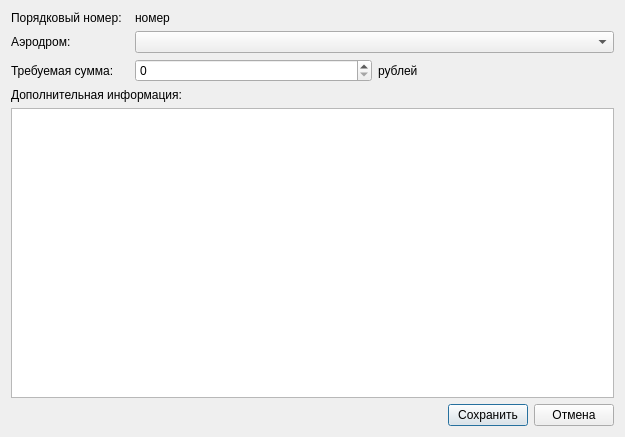
<?xml version="1.0" encoding="UTF-8"?>
<ui version="4.0">
 <class>FlightAssignEditDestinationDialog</class>
 <widget class="QDialog" name="FlightAssignEditDestinationDialog">
  <property name="geometry">
   <rect>
    <x>0</x>
    <y>0</y>
    <width>625</width>
    <height>437</height>
   </rect>
  </property>
  <property name="windowTitle">
   <string>Dialog</string>
  </property>
  <layout class="QGridLayout" name="gridLayout_3">
   <item row="0" column="0" colspan="2">
    <layout class="QGridLayout" name="gridLayout">
     <item row="1" column="0">
      <widget class="QLabel" name="lAirdrome">
       <property name="text">
        <string>Аэродром:</string>
       </property>
      </widget>
     </item>
     <item row="1" column="1" colspan="4">
      <widget class="QComboBox" name="cbAirdrome"/>
     </item>
     <item row="2" column="0">
      <widget class="QLabel" name="lSumm">
       <property name="text">
        <string>Требуемая сумма:</string>
       </property>
      </widget>
     </item>
     <item row="2" column="1" colspan="2">
      <widget class="QSpinBox" name="sbSumm"/>
     </item>
     <item row="2" column="3" colspan="2">
      <widget class="QLabel" name="lQuantity">
       <property name="text">
        <string>рублей</string>
       </property>
      </widget>
     </item>
     <item row="0" column="0">
      <widget class="QLabel" name="lNumber">
       <property name="text">
        <string>Порядковый номер: </string>
       </property>
      </widget>
     </item>
     <item row="0" column="1" colspan="4">
      <widget class="QLabel" name="lNumberValue">
       <property name="text">
        <string>номер</string>
       </property>
      </widget>
     </item>
    </layout>
   </item>
   <item row="1" column="0">
    <widget class="QLabel" name="lInfo">
     <property name="text">
      <string>Дополнительная информация:</string>
     </property>
    </widget>
   </item>
   <item row="2" column="0" colspan="2">
    <widget class="QTextEdit" name="teInfo"/>
   </item>
   <item row="3" column="0" colspan="2">
    <layout class="QGridLayout" name="gridLayout_2">
     <item row="0" column="0">
      <spacer name="horizontalSpacer">
       <property name="orientation">
        <enum>Qt::Horizontal</enum>
       </property>
       <property name="sizeHint" stdset="0">
        <size>
         <width>40</width>
         <height>20</height>
        </size>
       </property>
      </spacer>
     </item>
     <item row="0" column="1">
      <widget class="QPushButton" name="pbSave">
       <property name="text">
        <string>Сохранить</string>
       </property>
      </widget>
     </item>
     <item row="0" column="2">
      <widget class="QPushButton" name="pbCancel">
       <property name="text">
        <string>Отмена</string>
       </property>
      </widget>
     </item>
    </layout>
   </item>
  </layout>
 </widget>
 <resources/>
 <connections/>
</ui>
